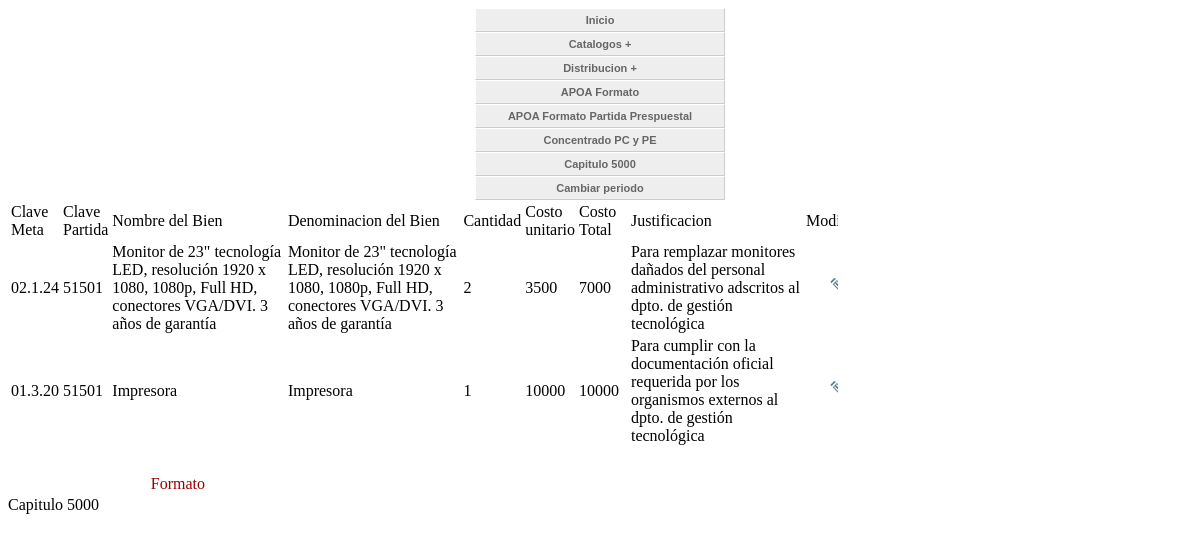
The app's page /capitulo50001.php with its own data.
### tables this page shows
CREATE TABLE `capitulo5000` (
  `clave_departamento` int(11) NOT NULL,
  `clave_meta` varchar(20) default NULL,
  `clave_partida` int(11) default NULL,
  `nombre_del_bien` varchar(200) default NULL,
  `denominacion_del_bien` varchar(200) default NULL,
  `cantidad` int(11) default NULL,
  `costo_unitario` double default NULL,
  `costo_total` double default NULL,
  `justificacion` varchar(500) default NULL,
  `id_capitulo5000` int(11) NOT NULL auto_increment,
  PRIMARY KEY  (`id_capitulo5000`),
  KEY `i_clave` (`clave_departamento`)
);

### capitulo50001.php (the view, shortened to what this page needs)
<!DOCTYPE html PUBLIC "-//W3C//DTD XHTML 4.01 Transitional//EN" "http://www.w3.org/TR/xhtml1/DTD/xhtml1-transitional.dtd">
<html xmlns="http://www.w3.org/1999/xhtml">
<head>
</head>
<body onload="cargar();" onunload="window.opener.history.go(0);" >
<div  align="center" class="cssMenu">
							<ul id="navmenu">
  <li><a href="index_menu.php">Inicio</a></li>
  <li><a >Catalogos +</a>
  </li>
  <li><a href="#">Distribucion +</a>
  </li>
  <li><a  href="combo_apoa.php">APOA Formato</a></li>
  <li><a   href="APOApartidaPresupuestal.php">APOA Formato Partida Prespuestal</a></li>
  <li><a  href="programa_operativo_anual.php">Concentrado PC y PE</a></li>
  <li><a href="formato_capitulo5000.php">Capitulo 5000</a></li>
  <li><a href="index.php">Cambiar periodo</a></li>
</ul>
						</div>
<form id="form1" name="form1" method="post" action="">
<div id="d_diva" style="display:block; height:250px; width:830px; overflow:auto; ">
  <table width="850" border="0" align="center">
      <tr>
      <td width="49">Clave Meta</td>
      <td width="51">Clave Partida</td>
      <td width="89">Nombre del Bien</td>
      <td width="86">Denominacion del Bien</td>
      <td width="59">Cantidad</td>
      <td width="75">Costo unitario</td>
      <td width="37">Costo Total</td>
      <td width="68">Justificacion</td>
      <td width="54">Modificar</td>
      </tr>
<?PHP
	$Sql="SELECT * FROM capitulo5000 order by clave_departamento";
	$ISql = mysql_query($Sql);
	$num=mysql_num_rows($ISql);
	if($num>0)
	{
		$a=1;
		while($row = mysql_fetch_array($ISql))
		{
		if($a==0)
		{
		?>
            <? $a=1;}else{?>
            <tr class="odd">
			<? $a=0;}?>
		      	<td><? echo $row[1]; ?></td>
      			<td><? echo $row[2]; ?></td>
      			<td><? echo $row[3]; ?></td>
      			<td><? echo $row[4]; ?></td>
                <td><? echo $row[5]; ?></td>
                <td><? echo $row[6]; ?></td>
      			<td><? echo $row[7]; ?></td>
                <td><? echo $row[8]; ?></td>
      			<td align="center"><a href="modificar_capitulo5000.php?idd=<?=$row[0]; ?>" title="Modificar Capitulo 5000" rel="gb_page_center[740,500]"><img src="imagenes/ico_edit.gif" width="15" height="17" border="0"/></a></td>
    		</tr>
    <?
		}
	}
?>
  </table>
  </div>
 <table width="200" border="0">
  <tr>
    <td>&nbsp;</td>
    <td>&nbsp;</td>
  </tr>
  <tr>
    <td>&nbsp;</td>
    <td><div align="right"><a href="formato_capitulo5000.php">Formato</a></div></td>
  </tr>
</table>
</form>
<link href="greybox/gb_styles.css" rel="stylesheet" type="text/css" />
						<span class="txtcontenidoazul">Capitulo 5000  </span>
</body>
</html>

### cssmenuhorizontal.css (style rules this page uses)
ul#navmenu, ul#navmenu li, ul#navmenu ul { margin: 0; border: 0 none; padding: 0; width: 250px; list-style: none; }
ul#navmenu li { display: block !important; display: inline; position: relative; }
ul#navmenu a { border: 1px solid #FFF; border-right-color: #CCC; border-bottom-color: #CCC; padding: 0 6px; display: block; background: #EEE; color: #666; font: bold 11px/22px Verdana, Arial, Helvetica, sans-serif; text-decoration: none; height: auto !important; height: 100%; }

### capitulo50001.php (style rules this page uses)
a { color: #900; text-decoration: none; }

### records on screen
capitulo5000: clave_meta "02.1.24", clave_partida "51501", nombre_del_bien "Monitor de 23\" tecnología LED, resolución 1920 x 1080, 1080p, Full HD, conectores VGA/DVI. 3 años de garantía", denominacion_del_bien "Monitor de 23\" tecnología LED, resolución 1920 x 1080, 1080p, Full HD, conectores VGA/DVI. 3 años de garantía", cantidad "2", costo_unitario "3500", costo_total "7000", justificacion "Para remplazar monitores dañados del personal administrativo adscritos al dpto. de gestión tecnológica"
capitulo5000: clave_meta "01.3.20", clave_partida "51501", nombre_del_bien "Impresora", denominacion_del_bien "Impresora", cantidad "1", costo_unitario "10000", costo_total "10000", justificacion "Para cumplir con la documentación oficial requerida por los organismos externos al dpto. de gestión tecnológica"
